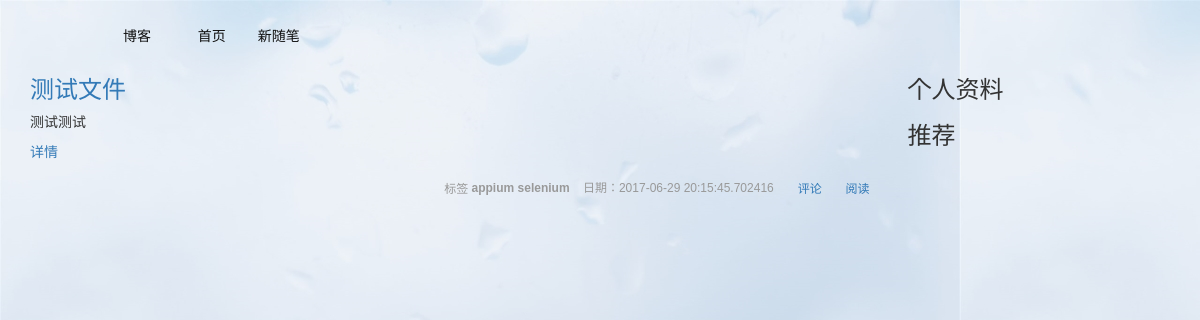
Page /user/liwanlei on the earlier database version.
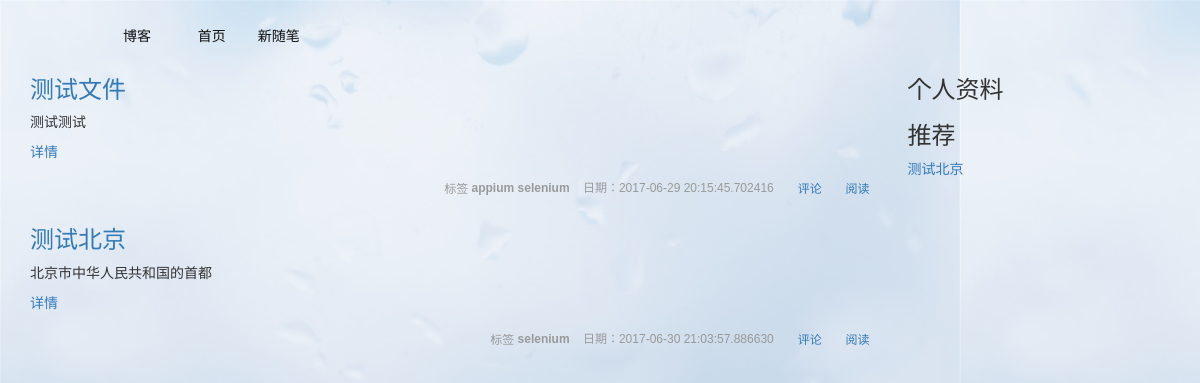
Same page on the later database version.
### app/models.py (models this page shows, shortened)
class Post(db.Model):
    __tablename__='posts'
    id=db.Column(db.Integer(),primary_key=True,autoincrement=True)
    title=db.Column(db.String(255),unique=True)
    text=db.Column(db.Text())
    publish_date=db.Column(db.DateTime(),default=datetime.datetime.now())
    user_id=db.Column(db.Integer(),db.ForeignKey('users.id'))
    is_recomment=db.Column(db.Boolean(),default=False)
    comments = db.relationship(
        'Comment',
        backref='posts',
        lazy='dynamic')
    tag = db.relationship(
        'Tag',
        secondary=posts_tags,
        backref=db.backref('posts', lazy='dynamic')
    )
    classname=db.relationship('Classifa',
    	secondary=post_class,
    	backref=db.backref('posts'))

class Tag(db.Model):
    __tablename__ = 'tags'
    id = db.Column(db.Integer(), primary_key=True)
    name=db.Column(db.String(255))
    def __repr__(self):
        return self.name

### app/views.py (the view, shortened to what this page needs)
@app.route('/user/<string:username>',methods=['GET','POST'])
def user(username):
  user_id=User.query.filter_by(username=username).first().id
  posts=Post.query.filter_by(user_id=user_id).all()
  tuijian_posts = Post.query.filter_by(user_id=user_id,is_recomment=True).all()
  return render_template('user.html',username=username,posts=posts,tuijian_posts=tuijian_posts)

### app/templates/user.html (shortened to what this page needs)
{%extends 'per_base.html'%}
 {% block content %}
     {% for post in posts %}
     <div style="height:10%">
      <h3><a href="{{url_for('post',post_id=post.id)}}">{{ post.title }}</a></h3>
        {{ post.text | truncate(100) | safe }}
        <p> <a href="{{url_for('post',post_id=post.id)}}">详情</a></p>
        <div style="padding: 5px 0;color: #999;font: normal 12px/24px Arial;text-align: right;">
    <span class="glyphicon glyphicon-tag">标签 </span>
    {%for tag in post.tag%}<strong>{{tag}}</strong> {%endfor%}
    <span  style="margin: 0 5px 0 0;">&nbsp;日期：<span href=''>{{ post.publish_date }}&nbsp;</span></span>
    <span  style="margin: 0 5px 0 0;" class="glyphicon glyphicon-comment"><a href='{{url_for('post',post_id=post.id)}}'>&nbsp;评论&nbsp;</a></span>
    <span  style="margin: 0 5px 0 0;" class="glyphicon glyphicon-eye-open"><a href='{{url_for('post',post_id=post.id)}}'>&nbsp;阅读&nbsp;</a></span></div>
	</div>
    {% endfor %}
			 {% endblock %}
{% block tuijian %}
    {%for tui in tuijian_posts%}
	<p><a href='{{url_for('post',post_id=tui.id)}}'>{{tui.title}}</a></P>
	{%endfor%}
{% endblock %}

### app/templates/per_base.html (shortened to what this page needs)
<!DOCTYPE html>
<html lang="en">
<head>
    <link rel="stylesheet" href="http://cdn.static.runoob.com/libs/bootstrap/3.3.7/css/bootstrap.min.css">
</head>
<body background="../static/img/178.jpg">
<div style="margin-left: 9%;margin-top: 15px;text-align: center">
        <ul class="nav nav-pills" >
        <li >
            <a href="{{url_for('home')}}" style="color: #0f0f0f">博客
                <span class="glyphicon glyphicon-home"></span>
            </a>
        </li>
        <li>
            <a href="{{url_for('center_person')}}" style="color: #0f0f0f">首页</a>
        </li>
            <li><a href="{{url_for('new_post')}}" style="color: #0f0f0f">新随笔</a></li>
    </ul>
</div>
<div class="container" style="margin-top: inherit">
    <div class="row">
        <div class="col-md-9">
            {% block content %}
			 {% endblock %}
        </div>
        <div class="col-md-3" style="margin-top: inherit">
             <div>
                <h3>个人资料</h3>
            </div>
            <div>
                <h3>推荐</h3>
               {% block tuijian %}
                {% endblock %}
            </div>
        </div>
    </div>
</div>
</body>
</html>

Differences in the rows shown:
added Post: title "测试北京", text "北京市中华人民共和国的首都", publish_date "2017-06-30 21:03:57.886630", Tag (name "selenium")
